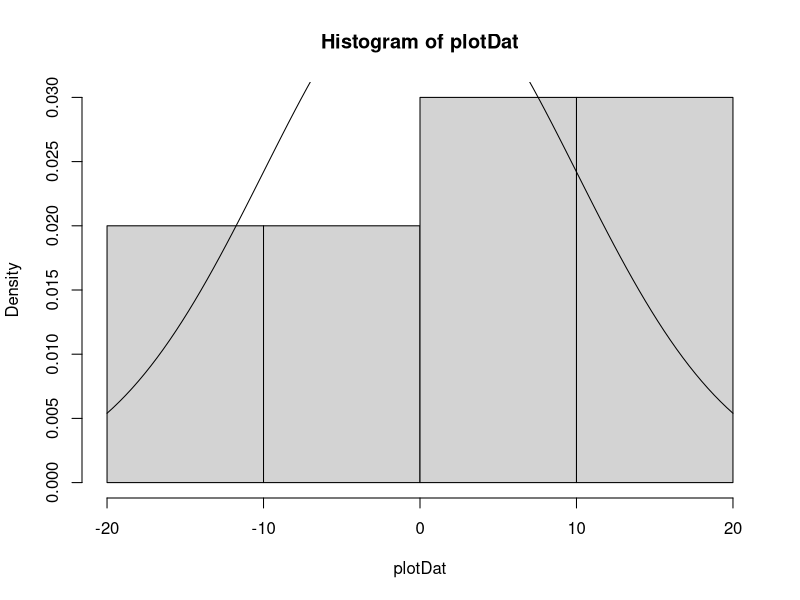
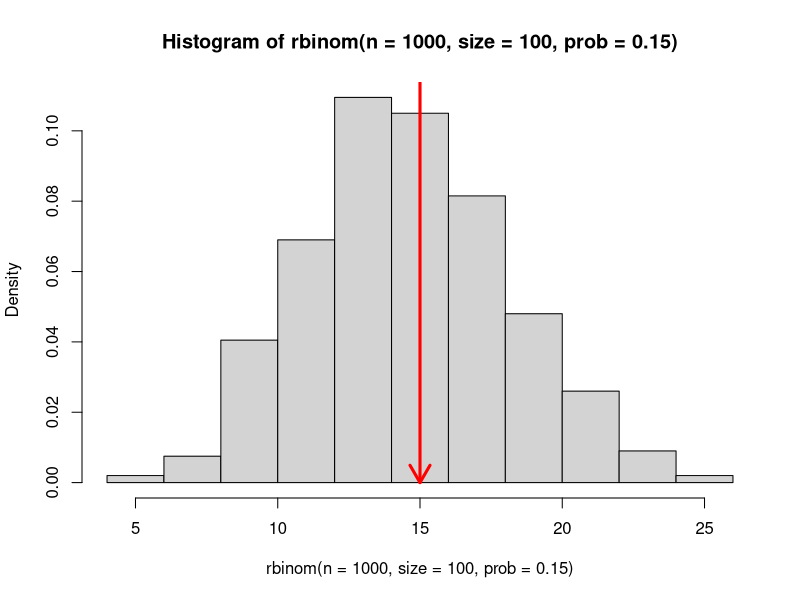
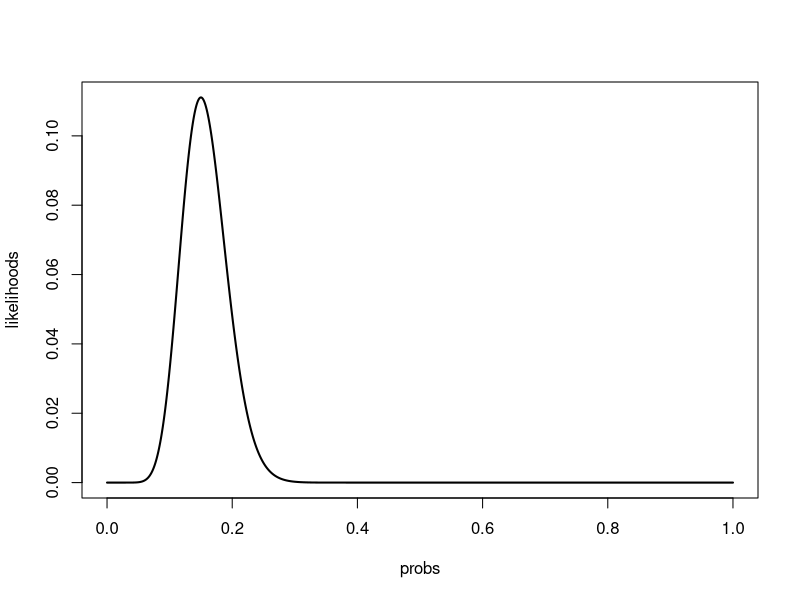

These figures' R source, in order:

##################################################
# Introduction to Probability and Likelihood in R
# Introduction to Biological Statistics
# CCBB Fall 2015
# Spencer Fox
##################################################


rm(list=ls())
set.seed(808)

# Basic Probability in R - Random sampling
# Defining a sample space
coinFlip <- c("heads", "tails")

# Sample once from the created vector
sample(x = coinFlip, size = 1)

# Now sample many times, and output the result
flips <- sample(x = coinFlip, size = 100000, replace = T)
table(flips)

# Create a vector for the sample space of rolling a die
# sample from your vector and output the results as in the coin flip above


#################################################
# sample is a convenient example function, but isn't often used in practice
# most random sampling is done in R using probability distributions
# Here is a list of frequently used probability distributions and their abbreviations:

# Beta                  beta
# Binomial              binom
# Chi-square            chisq
# Exponential           exp
# Gamma                 gamma
# Negative Binomial     nbinom
# Normal                norm
# Poisson               pois
# Uniform               unif

# R has four functions available for each probability distribution (r, d, p, and q)
# r - random values from a distribution
# d - density of a distribution at a certain value
# p - cumulative probability up to a certain value (is the output)
# q - inverse cumulative probability (returns the number that has a cumulative probability of a certain value)

# These functions are accessed in the format "function"+"probability distribution abbreviation"
# For example, if we want to generate random numbers from a normal distribution: rnorm()
# if we want to generate density values for a poisson distribution: dpois()
# Each of the four functions and all of the distributions take different inputs
# look at the help pages for the functions to get a better idea of how to run them

# We will only focus on the 'r' and 'd' functions today, and will speak about 
# 'p' and 'q' functions more with hypothesis testing next week

####################################################
# Basic probability in R - Distributions
# Okay so if we don't normally use sample, what do we use?
# Well let's go back to the coinflip real quick
# One option is to draw a uniform number between (0,1), 
# and call heads >0.5, and tails everything else
flips <- runif(n = 10000, min = 0, max = 1) > 0.5
table(flips)

# a coin flip can also be thought of as a bernoulli trial with 50% probability of success
# a bernoulli trial is a single binomial trial, so we can use rbinom() to sample
# Take a lot of samples and look at the result
flips <- rbinom(n=100000, size = 1, prob = .5)
# Imagine heads=0 and tails=1
table(flips)

# So you can see once again that there are a number of ways of doing things in R
# Now lets look at some distributions
# First generate some data from a normal distribution
plotDat <- rnorm(n = 10, mean = 0, sd = 10)

# The function hist takes in a vector of values and simply creates a histogram of the values
# adding freq=FALSE turns counts into probabilities for the y-axis
hist(plotDat, freq = FALSE)

# Now let's add a line that contains the analytical distribution to our plot to compare
# lookup ?curve if interested
# We use dnorm this time, because we are asking for the 
# density of the distribution at every value of x plotter
curve(dnorm(x, mean = 0, sd = 10), add=TRUE)

# Okay that doesn't look very normal, go back and generate many more random numbers (~10000)
# Plot it again, does it look better? (hint altering the breaks parameter for ?hist might help if not)

##########################
# Now plot a random sampling from a poisson distribution of rate 5 in the same fashion
# Be careful, poisson distributions can only take in integer values!
# hint: use the function round() or ceiling() -- compare these two function outputs



####################################################
# Great now your experts in generating random numbers from distributions
# So now let's now assume that you're an epidemiologist tracking the flu
# during a pandemic, and assume 15% of the population is truly infected 
# with the flu currently. If we sample 100 people form our population how
# many do we expect to find sick? We expect our sample to follow a binomial 
# distribution with a probability of success equal to the current prevalence (0.15)

numPos <- rbinom(n = 1, size = 100, prob = 0.15)
numPos

# That value corresponds to how many you found to be positive
# but what does that distribution look like?

hist(rbinom(n=1000, size=100, prob=0.15), freq=F)
arrows(x0 = numPos, y0 = 0.8, x1 = numPos, y1 = 0, length = .2, col="red",lwd=3)

# So maybe your value looks close to the center, maybe not.
# What was the likelihood that we observed that value?
dbinom(x = numPos, size = 100, prob = .15)

# What does that mean?
# If we know that our data generating process (disease prevalence) follows
# a binomial distribution of size 100 and success probability of 0.15 then
# the likelihood of observing our numPos number is whatever that value was for you
# Is that useful? maybe, but probably not!
# usually more what we're interested in is finding the maximum likelihood 
# estimate for a parameter, because we never know the true value

############################################
# Basics of Likelihood

# Rarely do we ever know the true disease prevalence (or whatever parameter of interest you fancy)
# So we go collect some data, and see how likely those data are under a number of 
# hypothetical scenarios. For example, what was the probability of getting our number of positives
# with the true prevalence of 15%? what about if the true prevalence was 30%? 45%?
# Try a couple different probabilities, and think about what those likelihoods mean.
dbinom(x = numPos, size = 100, prob = .15)



# Ah, so those likelihoods can be pretty different right?
# Well now lets look at the likelihood we would get our sample from all possible probabilities
# First create a vector of probabilities to test
probs <- seq(0,1,length.out = 1000)

# Now calculate the likelihood of observing our data for each of them
likelihoods <- dbinom(x = numPos, size = 100, prob = probs)

#Plot the result
plot(probs, likelihoods, type = "l", lwd=2)

# Any guesses to what that maximum likelihood estimate corresponds to?
# Graphs are great, but now let's try to get an actual estimate for the 
# influenza prevalence from our data
# Here is one crude way from what we already have to find the maximum likelihood estimate
probs[match(max(likelihoods), likelihoods)]

# Does that value make sense based on our data?
# Draw a different numPos sample, and rerun the code. What do you notice about the estimate?


###############################
# Often the MLE is not so easy to find, so we will now create a simple likelihood function
# and solve it using the optim() function, which is a much more powerful way to get MLEs
# First let's create a function that gives back the negative log likelihood of our model

# Sidebar:
# We usually minimize the negative log-likelihood rather than maximize the likelihood, 
# because the log simplifies calculations and the minimization is for historical purposes
# Don't quote me on that above statement, but I've never heard a real reason for using it other than that

# Okay so when we create functions, we need to think of three main things
# What do we want to do, what values do we need to do that, and what do we want to return
# In our case, we want to return the likelihood of observing our data points given
# any hypothetical prevalence rate
# So we know we are going to need all of the parameters for the dbinom function
# these include our sampled data, the size of our sample, and the hypothetical prevalence we're testing
negLL <- function(fitPrev, sampleData, size=100){
  # Then just return the negative of the likelihood like we calculated earlier
  - dbinom(sampleData, size = size, prob = fitPrev, log = T)
}

# Now we will use a function called optim
# Normally with only 1 parameter, we would use a different function, 
# but we want to show you optim so that you can use it for more complicated models later on
# so ignore the warning for now
paramEstimate <- optim(par = 0.1, fn = negLL, sampleData = numPos, hessian=T)

paramEstimate$par
# Great, we were able to get an MLE which makes sense


######################################################
# Let's say now you go out and take ~10 random samplings of 100 individuals from the population.
# How would you alter the function and optim above to find the MLE of those multiple samples?
# Take the samples, and code up the new function and optimize
# How do your estimates compare to the true prevalence (15%)?
######################################################




